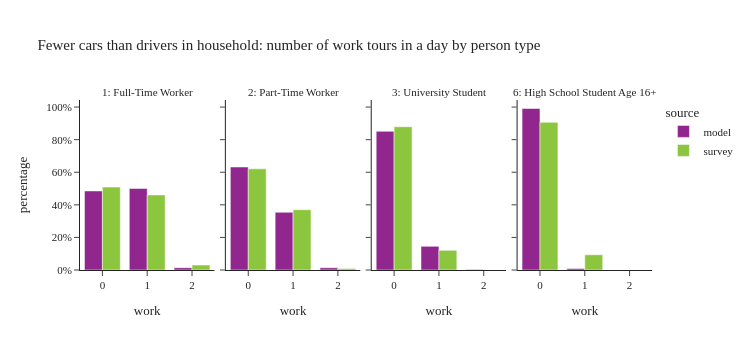

Source (notebook cell):
### Code cell
plot_work_tour_ptype(per_data[(per_data['ptype'].isin(worker_ptype)) & (per_data['auto_ownership'] < per_data['num_drivers'])],"Fewer cars than drivers in household: number of work tours in a day by person type")

### Figure 1 — Plotly figure (JSON) as saved in the notebook; plotly's stock layout.template omitted (floating-point values rounded to 4 significant figures)
{"data": [{"alignmentgroup": "True", "customdata": [[298042], [307393], [8690]], "hovertemplate": "source=model<br>ptype_label=1: Full-Time Worker<br>work=%{x}<br>percentage=%{y}<br>sample_size=%{customdata[0]}<extra></extra>", "legendgroup": "model", "marker": {"color": "#91268F", "pattern": {"shape": ""}}, "name": "model", "offsetgroup": "model", "orientation": "v", "showlegend": true, "textposition": "auto", "type": "bar", "x": [0.0, 1.0, 2.0], "xaxis": "x", "y": [0.4853, 0.5005, 0.01415], "yaxis": "y"}, {"alignmentgroup": "True", "customdata": [[78085], [43765], [1680]], "hovertemplate": "source=model<br>ptype_label=2: Part-Time Worker<br>work=%{x}<br>percentage=%{y}<br>sample_size=%{customdata[0]}<extra></extra>", "legendgroup": "model", "marker": {"color": "#91268F", "pattern": {"shape": ""}}, "name": "model", "offsetgroup": "model", "orientation": "v", "showlegend": false, "textposition": "auto", "type": "bar", "x": [0.0, 1.0, 2.0], "xaxis": "x2", "y": [0.6321, 0.3543, 0.0136], "yaxis": "y2"}, {"alignmentgroup": "True", "customdata": [[94415], [16084], [400]], "hovertemplate": "source=model<br>ptype_label=3: University Student<br>work=%{x}<br>percentage=%{y}<br>sample_size=%{customdata[0]}<extra></extra>", "legendgroup": "model", "marker": {"color": "#91268F", "pattern": {"shape": ""}}, "name": "model", "offsetgroup": "model", "orientation": "v", "showlegend": false, "textposition": "auto", "type": "bar", "x": [0.0, 1.0, 2.0], "xaxis": "x3", "y": [0.8514, 0.145, 0.003607], "yaxis": "y3"}, {"alignmentgroup": "True", "customdata": [[100035], [889]], "hovertemplate": "source=model<br>ptype_label=6: High School Student Age 16+<br>work=%{x}<br>percentage=%{y}<br>sample_size=%{customdata[0]}<extra></extra>", "legendgroup": "model", "marker": {"color": "#91268F", "pattern": {"shape": ""}}, "name": "model", "offsetgroup": "model", "orientation": "v", "showlegend": false, "textposition": "auto", "type": "bar", "x": [0.0, 1.0], "xaxis": "x4", "y": [0.9912, 0.008809], "yaxis": "y4"}, {"alignmentgroup": "True", "customdata": [[691], [545], [12]], "hovertemplate": "source=survey<br>ptype_label=1: Full-Time Worker<br>work=%{x}<br>percentage=%{y}<br>sample_size=%{customdata[0]}<extra></extra>", "legendgroup": "survey", "marker": {"color": "#8CC63E", "pattern": {"shape": ""}}, "name": "survey", "offsetgroup": "survey", "orientation": "v", "showlegend": true, "textposition": "auto", "type": "bar", "x": [0.0, 1.0, 2.0], "xaxis": "x", "y": [0.5089, 0.4608, 0.03032], "yaxis": "y"}, {"alignmentgroup": "True", "customdata": [[254], [100], [5]], "hovertemplate": "source=survey<br>ptype_label=2: Part-Time Worker<br>work=%{x}<br>percentage=%{y}<br>sample_size=%{customdata[0]}<extra></extra>", "legendgroup": "survey", "marker": {"color": "#8CC63E", "pattern": {"shape": ""}}, "name": "survey", "offsetgroup": "survey", "orientation": "v", "showlegend": false, "textposition": "auto", "type": "bar", "x": [0.0, 1.0, 2.0], "xaxis": "x2", "y": [0.6207, 0.3702, 0.009108], "yaxis": "y2"}, {"alignmentgroup": "True", "customdata": [[198], [35]], "hovertemplate": "source=survey<br>ptype_label=3: University Student<br>work=%{x}<br>percentage=%{y}<br>sample_size=%{customdata[0]}<extra></extra>", "legendgroup": "survey", "marker": {"color": "#8CC63E", "pattern": {"shape": ""}}, "name": "survey", "offsetgroup": "survey", "orientation": "v", "showlegend": false, "textposition": "auto", "type": "bar", "x": [0.0, 1.0], "xaxis": "x3", "y": [0.8794, 0.1206], "yaxis": "y3"}, {"alignmentgroup": "True", "customdata": [[63], [2]], "hovertemplate": "source=survey<br>ptype_label=6: High School Student Age 16+<br>work=%{x}<br>percentage=%{y}<br>sample_size=%{customdata[0]}<extra></extra>", "legendgroup": "survey", "marker": {"color": "#8CC63E", "pattern": {"shape": ""}}, "name": "survey", "offsetgroup": "survey", "orientation": "v", "showlegend": false, "textposition": "auto", "type": "bar", "x": [0.0, 1.0], "xaxis": "x4", "y": [0.9064, 0.0936], "yaxis": "y4"}], "layout": {"annotations": [{"font": {}, "showarrow": false, "text": "1: Full-Time Worker", "x": 0.1175, "xanchor": "center", "xref": "paper", "y": 1.0, "yanchor": "bottom", "yref": "paper"}, {"font": {}, "showarrow": false, "text": "2: Part-Time Worker", "x": 0.3725, "xanchor": "center", "xref": "paper", "y": 1.0, "yanchor": "bottom", "yref": "paper"}, {"font": {}, "showarrow": false, "text": "3: University Student", "x": 0.6275, "xanchor": "center", "xref": "paper", "y": 1.0, "yanchor": "bottom", "yref": "paper"}, {"font": {}, "showarrow": false, "text": "6: High School Student Age 16+", "x": 0.8825, "xanchor": "center", "xref": "paper", "y": 1.0, "yanchor": "bottom", "yref": "paper"}], "barmode": "group", "height": 350, "legend": {"title": {"text": "source"}, "tracegroupgap": 0}, "title": {"text": "Fewer cars than drivers in household: number of work tours in a day by person type"}, "width": 750, "xaxis": {"anchor": "y", "domain": [0.0, 0.235], "title": {"text": "work"}}, "xaxis2": {"anchor": "y2", "domain": [0.255, 0.49], "matches": "x", "title": {"text": "work"}}, "xaxis3": {"anchor": "y3", "domain": [0.51, 0.745], "matches": "x", "title": {"text": "work"}}, "xaxis4": {"anchor": "y4", "domain": [0.765, 1.0], "matches": "x", "title": {"text": "work"}}, "yaxis": {"anchor": "x", "domain": [0.0, 1.0], "tickformat": ".0%", "title": {"text": "percentage"}}, "yaxis2": {"anchor": "x2", "domain": [0.0, 1.0], "matches": "y", "showticklabels": false, "tickformat": ".0%"}, "yaxis3": {"anchor": "x3", "domain": [0.0, 1.0], "matches": "y", "showticklabels": false}, "yaxis4": {"anchor": "x4", "domain": [0.0, 1.0], "matches": "y", "showticklabels": false}}}
